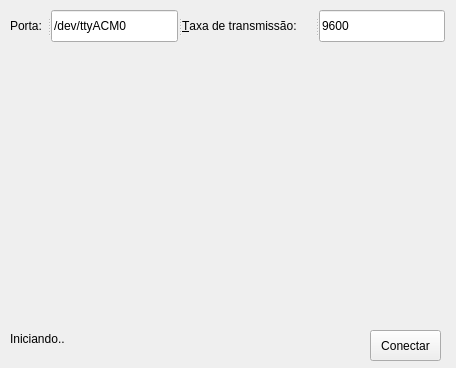
<?xml version="1.0" encoding="UTF-8"?>
<ui version="4.0">
 <class>Forma</class>
 <widget class="QWidget" name="Forma">
  <property name="geometry">
   <rect>
    <x>0</x>
    <y>0</y>
    <width>456</width>
    <height>368</height>
   </rect>
  </property>
  <property name="windowTitle">
   <string>Plotter Arduino</string>
  </property>
  <widget class="QWidget" name="verticalLayoutWidget">
   <property name="geometry">
    <rect>
     <x>10</x>
     <y>50</y>
     <width>431</width>
     <height>271</height>
    </rect>
   </property>
   <layout class="QVBoxLayout" name="layout_vertical"/>
  </widget>
  <widget class="QLabel" name="estado_conexao">
   <property name="geometry">
    <rect>
     <x>10</x>
     <y>330</y>
     <width>121</width>
     <height>18</height>
    </rect>
   </property>
   <property name="text">
    <string>Iniciando..</string>
   </property>
  </widget>
  <widget class="QSplitter" name="splitter">
   <property name="geometry">
    <rect>
     <x>10</x>
     <y>10</y>
     <width>435</width>
     <height>32</height>
    </rect>
   </property>
   <property name="orientation">
    <enum>Qt::Horizontal</enum>
   </property>
   <widget class="QLabel" name="label">
    <property name="text">
     <string>Porta:</string>
    </property>
    <property name="buddy">
     <cstring>set_port</cstring>
    </property>
   </widget>
   <widget class="QLineEdit" name="set_port">
    <property name="text">
     <string>/dev/ttyACM0</string>
    </property>
   </widget>
   <widget class="QLabel" name="label_2">
    <property name="text">
     <string>&amp;Taxa de transmissão:</string>
    </property>
    <property name="buddy">
     <cstring>set_baudrate</cstring>
    </property>
   </widget>
   <widget class="QLineEdit" name="set_baudrate">
    <property name="text">
     <string>9600</string>
    </property>
   </widget>
  </widget>
  <widget class="QPushButton" name="reconectar">
   <property name="enabled">
    <bool>true</bool>
   </property>
   <property name="geometry">
    <rect>
     <x>370</x>
     <y>330</y>
     <width>71</width>
     <height>31</height>
    </rect>
   </property>
   <property name="text">
    <string>Conectar</string>
   </property>
   <property name="shortcut">
    <string>Return</string>
   </property>
   <property name="flat">
    <bool>false</bool>
   </property>
  </widget>
 </widget>
 <resources/>
 <connections/>
</ui>
